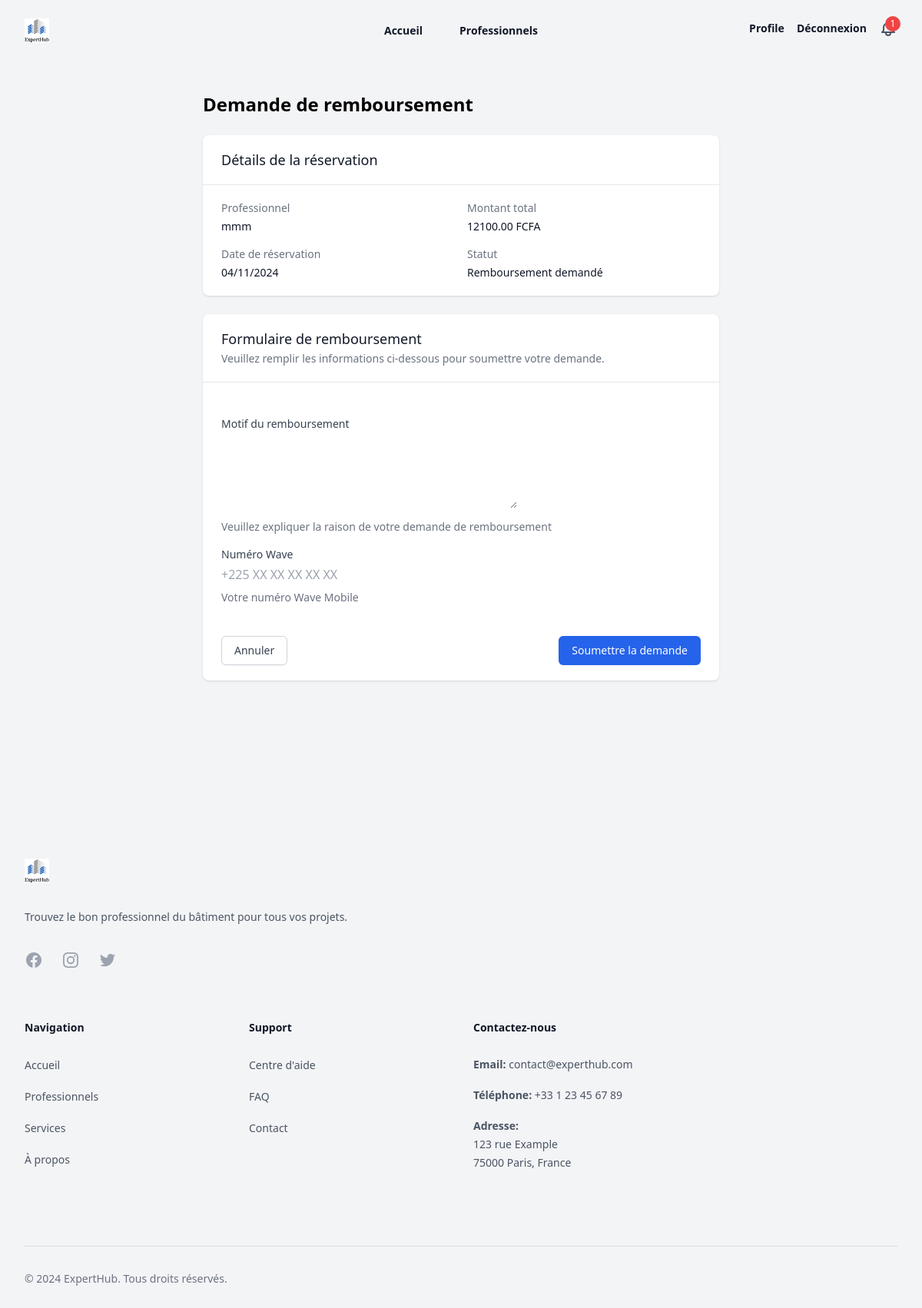
Page /remboursement/demande/11/ (signed in) on the committed database.
### reservations/models.py (models this page shows, shortened)
class Reservation(models.Model):
    objects = ReservationManager()
    professionnel = models.ForeignKey(
        Professionnel,
        on_delete=models.CASCADE,
        related_name="reservations"
    )
    client = models.ForeignKey(
        settings.AUTH_USER_MODEL,
        on_delete=models.CASCADE
    )
    description = models.TextField(
        verbose_name="Description de la demande",
        help_text="Décrivez le travail que vous souhaitez faire réaliser"
    )
    phone = models.CharField(
        max_length=20,
        verbose_name="Numéro de téléphone"
    )
    selected_dates = models.JSONField(
        verbose_name="Dates sélectionnées",
        help_text="Les dates de réservation sélectionnées"
    )
    created_at = models.DateTimeField(
        auto_now_add=True,
        verbose_name="Date de création"
    )
    status = models.CharField(
        max_length=20,
        choices=ReservationStatus.choices,
        default=ReservationStatus.PENDING,
        verbose_name="Statut"
    )
    last_status_change = models.DateTimeField(
        auto_now_add=True,
        verbose_name="Dernière modification du statut"
    )
    cancelled_at = models.DateTimeField(null=True, blank=True)
    total_price = models.DecimalField(
        max_digits=10,
        decimal_places=2,
        verbose_name="Prix total",
        help_text="Prix total basé sur le nombre de jours × tarif journalier",
        editable=False
    )
    class Meta:
        ordering = ['-created_at']
        constraints = [
            models.UniqueConstraint(
                fields=["professionnel", "client", "created_at"],
                name="unique_reservation"
            )
        ]

### professionnels/models.py (models this page shows, shortened)
class Professionnel(models.Model):
    full_name = models.CharField(max_length=255, verbose_name="Nom complet")
    profile_photo = models.ImageField(
        upload_to="photos/", null=True, blank=True, verbose_name="Photo de profil"
    )
    email = models.EmailField(unique=True, verbose_name="Email", db_index=True)
    phone = models.CharField(max_length=20, verbose_name="Téléphone", db_index=True)
    CITY_CHOICES = [
        ("Abidjan", "Abidjan"),
        ("Yamoussoukro", "Yamoussoukro"),
    ]
    city = models.CharField(max_length=100, choices=CITY_CHOICES, verbose_name="Ville")
    COMMUNE_CHOICES = [
        ("Abobo", "Abobo"),
        ("Adjamé", "Adjamé"),
    ]
    commune = models.CharField(
        max_length=100, choices=COMMUNE_CHOICES, verbose_name="Commune"
    )
    presentation_video = models.FileField(
        upload_to="videos/", null=True, blank=True, verbose_name="Vidéo de présentation"
    )
    SPECIALIZATIONS = [
        ("Gros Oeuvre", "Gros Oeuvre"),
        ("Second Oeuvre", "Second Oeuvre"),
    ]
    specialization = models.CharField(
        max_length=255, choices=SPECIALIZATIONS, verbose_name="Spécialisation"
    )
    class SkillLevel(models.TextChoices):
        DEBUTANT = "Débutant", "Débutant"
        INTERMEDIAIRE = "Intermédiaire", "Intermédiaire"
        EXPERT = "Expert", "Expert"
    skill_level = models.CharField(
        max_length=50,
        choices=SkillLevel.choices,
        verbose_name="Niveau de compétence",
    )
    certifications = models.TextField(verbose_name="Certifications", blank=True)
    years_of_experience = models.PositiveIntegerField(
        help_text="Nombre d'années d'expérience", verbose_name="Années d'expérience"
    )
    daily_rate = models.DecimalField(
        max_digits=10, decimal_places=2, verbose_name="Tarif journalier"
    )
    availability = models.CharField(
        max_length=255,
        help_text="Exemple : Lundi,Mardi,Mercredi",
        verbose_name="Disponibilité",
    )
    class Meta:
        constraints = [
            models.UniqueConstraint(fields=["email"], name="unique_email"),
        ]

### remboursements/views.py (the view, shortened to what this page needs)
class RefundRequestCreateView(LoginRequiredMixin, CreateView):
    model = RefundRequest
    form_class = RefundRequestForm
    template_name = 'remboursements/refund_request_form.html'
    success_url = reverse_lazy('remboursements:refund_request_list')
    def get_form_kwargs(self):
        kwargs = super().get_form_kwargs()
        reservation = get_object_or_404(
            Reservation,
            pk=self.kwargs['reservation_pk'],
            client=self.request.user
        )
        kwargs['reservation'] = reservation
        return kwargs
    @with_refund_logging
    def get_context_data(self, **kwargs):
        context = super().get_context_data(**kwargs)
        reservation = get_object_or_404(
            Reservation,
            pk=self.kwargs['reservation_pk']
        )
        RefundLogger(self).log(
            logging.DEBUG,
            "Réservation récupérée",
            {
                'details': {
                    'reservation_status': reservation.status,
                    'total_price': str(reservation.total_price),
                    'client': str(reservation.client)
                }
            }
        )
        context['reservation'] = reservation
        return context

### remboursements/forms.py (shortened to what this page needs)
class RefundRequestForm(forms.ModelForm):
    class Meta:
        model = RefundRequest
        fields = ['reason', 'wave_number']
        widgets = {
            'reason': forms.Textarea(
                attrs={
                    'rows': 4,
                    'class': 'form-control'
                }
            ),
            'wave_number': forms.TextInput(
                attrs={
                    'class': 'form-control',
                    'placeholder': '+225 XX XX XX XX XX'
                }
            ),
        }
    def __init__(self, *args, **kwargs):
        self.reservation = kwargs.pop('reservation', None)
        super().__init__(*args, **kwargs)
        if self.instance and not self.instance.pk and self.reservation:
            self.instance.reservation = self.reservation

### remboursements/views.py (called while the page is built)
def get_request_id():
    import uuid
    return str(uuid.uuid4())[:8]

    def update_base_extra(self):
        if hasattr(self.view, 'request'):
            self.base_extra.update({
                'user': str(getattr(self.view.request, 'user', 'Anonymous')),
                'data': {
                    'method': self.view.request.method,
                    'path': self.view.request.path,
                }
            })
        if hasattr(self.view, 'kwargs'):
            self.base_extra['reservation_id'] = self.view.kwargs.get('reservation_pk', 'N/A')

    def log(self, level, message, extra=None, exc_info=None):
        self.update_base_extra()
        log_extra = self.base_extra.copy()
        if extra:
            log_extra.update(extra)
        logger.log(level, message, extra=log_extra, exc_info=exc_info)

### reservations/managers.py (called while the page is built)
    def get_queryset(self):
        return ReservationQuerySet(self.model, using=self._db)

### remboursements/templates/remboursements/refund_request_form.html (shortened to what this page needs)
{% extends "base.html" %}
{% load static %}
{% block content %}
<div class="container mx-auto px-4 py-8">
    <div class="max-w-2xl mx-auto">
        <h1 class="text-2xl font-bold mb-6">Demande de remboursement</h1>
        <div class="bg-white shadow overflow-hidden sm:rounded-lg mb-6">
            <div class="px-4 py-5 sm:px-6">
                <h2 class="text-lg leading-6 font-medium text-gray-900">
                    Détails de la réservation
                </h2>
            </div>
            <div class="border-t border-gray-200 px-4 py-5 sm:px-6">
                <dl class="grid grid-cols-1 gap-x-4 gap-y-4 sm:grid-cols-2">
                    <div>
                        <dt class="text-sm font-medium text-gray-500">Professionnel</dt>
                        <dd class="mt-1 text-sm text-gray-900">{{ reservation.professionnel.full_name }}</dd>
                    </div>
                    <div>
                        <dt class="text-sm font-medium text-gray-500">Montant total</dt>
                        <dd class="mt-1 text-sm text-gray-900">{{ reservation.total_price }} FCFA</dd>
                    </div>
                    <div>
                        <dt class="text-sm font-medium text-gray-500">Date de réservation</dt>
                        <dd class="mt-1 text-sm text-gray-900">{{ reservation.created_at|date:"d/m/Y" }}</dd>
                    </div>
                    <div>
                        <dt class="text-sm font-medium text-gray-500">Statut</dt>
                        <dd class="mt-1 text-sm text-gray-900">{{ reservation.get_status_display }}</dd>
                    </div>
                </dl>
            </div>
        </div>
        <div class="bg-white shadow overflow-hidden sm:rounded-lg">
            <div class="px-4 py-5 sm:px-6">
                <h2 class="text-lg leading-6 font-medium text-gray-900">
                    Formulaire de remboursement
                </h2>
                <p class="mt-1 text-sm text-gray-500">
                    Veuillez remplir les informations ci-dessous pour soumettre votre demande.
                </p>
            </div>
            <div class="border-t border-gray-200 px-4 py-5 sm:px-6">
                <form method="post" class="space-y-6">
                    <div class="space-y-4">
                        <div>
                            <label for="{{ form.reason.id_for_label }}" class="block text-sm font-medium text-gray-700">
                                {{ form.reason.label }}
                            </label>
                            <div class="mt-1">
                                {{ form.reason }}
                            </div>
                            {% if form.reason.help_text %}
                            <p class="mt-2 text-sm text-gray-500">
                                {{ form.reason.help_text }}
                            </p>
                            {% endif %}
                        </div>
                        <div>
                            <label for="{{ form.wave_number.id_for_label }}" class="block text-sm font-medium text-gray-700">
                                {{ form.wave_number.label }}
                            </label>
                            <div class="mt-1">
                                {{ form.wave_number }}
                            </div>
                            {% if form.wave_number.help_text %}
                            <p class="mt-2 text-sm text-gray-500">
                                {{ form.wave_number.help_text }}
                            </p>
                            {% endif %}
                        </div>
                    </div>
                    <div class="flex justify-between pt-4">
                        <a href="{% url 'remboursements:refund_request_list' %}"
                           class="inline-flex items-center px-4 py-2 border border-gray-300 shadow-sm text-sm font-medium rounded-md text-gray-700 bg-white hover:bg-gray-50 focus:outline-none focus:ring-2 focus:ring-offset-2 focus:ring-blue-500">
                            Annuler
                        </a>
                        <button type="submit"
                                class="inline-flex items-center px-4 py-2 border border-transparent shadow-sm text-sm font-medium rounded-md text-white bg-blue-600 hover:bg-blue-700 focus:outline-none focus:ring-2 focus:ring-offset-2 focus:ring-blue-500">
                            Soumettre la demande
                        </button>
                    </div>
                </form>
            </div>
        </div>
    </div>
</div>
{% endblock %}

### rows in the picture
Reservation: professionnel.full_name "mmm", total_price "12100.00", created_at "04/11/2024", status "Remboursement demandé"
